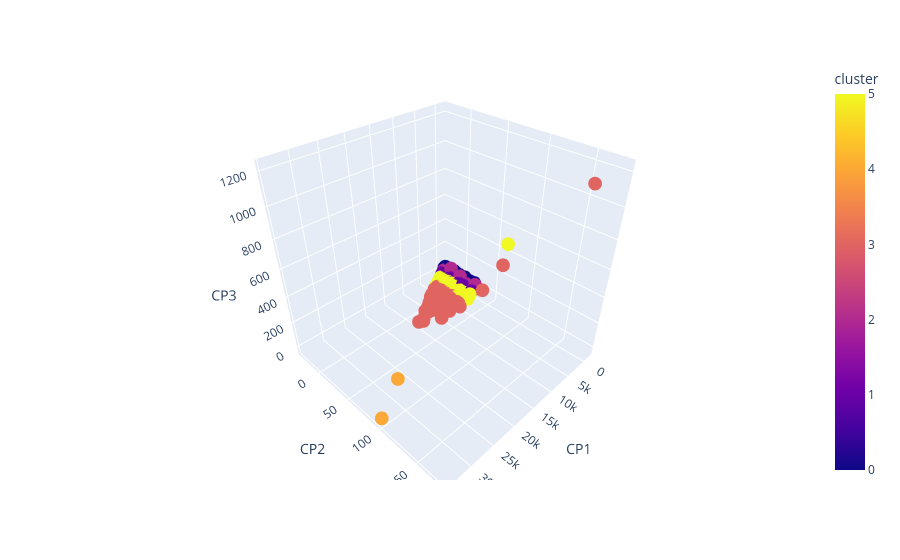

Write notebook code for a chart like this one.
### Code cell
import plotly.express as px

df_pca['cluster'] = df['cluster']
print(df_pca)
fig = px.scatter_3d(df_pca, x='CP1', y='CP2', z='CP3', color='cluster')

fig.show()

### Figure 1 — Plotly figure (JSON) as saved in the notebook; plotly's stock layout.template omitted (floating-point values rounded to 4 significant figures; data arrays with more than 128 entries replaced by an {"elided": "..."} marker saying what was removed)
{"data": [{"hovertemplate": "CP1=%{x}<br>CP2=%{y}<br>CP3=%{z}<br>cluster=%{marker.color}<extra></extra>", "legendgroup": "", "marker": {"color": {"elided": "20640 int values"}, "coloraxis": "coloraxis", "symbol": "circle"}, "mode": "markers", "name": "", "scene": "scene", "showlegend": false, "type": "scatter3d", "x": {"elided": "20640 float values"}, "y": {"elided": "20640 float values"}, "z": {"elided": "20640 float values"}}], "layout": {"coloraxis": {"colorbar": {"title": {"text": "cluster"}}, "colorscale": [[0, "#0d0887"], [0.1111, "#46039f"], [0.2222, "#7201a8"], [0.3333, "#9c179e"], [0.4444, "#bd3786"], [0.5556, "#d8576b"], [0.6667, "#ed7953"], [0.7778, "#fb9f3a"], [0.8889, "#fdca26"], [1, "#f0f921"]]}, "legend": {"tracegroupgap": 0}, "margin": {"t": 60}, "scene": {"domain": {"x": [0, 1], "y": [0, 1]}, "xaxis": {"title": {"text": "CP1"}}, "yaxis": {"title": {"text": "CP2"}}, "zaxis": {"title": {"text": "CP3"}}}}}
